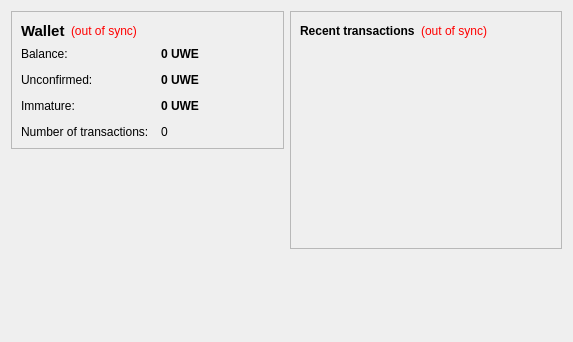
<?xml version="1.0" encoding="UTF-8"?>
<ui version="4.0">
 <class>OverviewPage</class>
 <widget class="QWidget" name="OverviewPage">
  <property name="geometry">
   <rect>
    <x>0</x>
    <y>0</y>
    <width>573</width>
    <height>342</height>
   </rect>
  </property>
  <property name="windowTitle">
   <string>Form</string>
  </property>
  <layout class="QHBoxLayout" name="horizontalLayout" stretch="1,1">
   <item>
    <layout class="QVBoxLayout" name="verticalLayout_2">
     <item>
      <widget class="QFrame" name="frame">
       <property name="frameShape">
        <enum>QFrame::StyledPanel</enum>
       </property>
       <property name="frameShadow">
        <enum>QFrame::Raised</enum>
       </property>
       <layout class="QVBoxLayout" name="verticalLayout_4">
        <item>
         <layout class="QHBoxLayout" name="horizontalLayout_4">
          <item>
           <widget class="QLabel" name="label_5">
            <property name="font">
             <font>
              <pointsize>11</pointsize>
              <weight>75</weight>
              <bold>true</bold>
             </font>
            </property>
            <property name="text">
             <string>Wallet</string>
            </property>
           </widget>
          </item>
          <item>
           <widget class="QLabel" name="labelWalletStatus">
            <property name="toolTip">
             <string>The displayed information may be out of date. Your wallet automatically synchronizes with the UWECoin network after a connection is established, but this process has not completed yet.</string>
            </property>
            <property name="styleSheet">
             <string notr="true">QLabel { color: red; }</string>
            </property>
            <property name="text">
             <string notr="true">(out of sync)</string>
            </property>
            <property name="alignment">
             <set>Qt::AlignLeading|Qt::AlignLeft|Qt::AlignVCenter</set>
            </property>
           </widget>
          </item>
          <item>
           <spacer name="horizontalSpacer_2">
            <property name="orientation">
             <enum>Qt::Horizontal</enum>
            </property>
            <property name="sizeHint" stdset="0">
             <size>
              <width>40</width>
              <height>20</height>
             </size>
            </property>
           </spacer>
          </item>
         </layout>
        </item>
        <item>
         <layout class="QFormLayout" name="formLayout_2">
          <property name="fieldGrowthPolicy">
           <enum>QFormLayout::AllNonFixedFieldsGrow</enum>
          </property>
          <property name="horizontalSpacing">
           <number>12</number>
          </property>
          <property name="verticalSpacing">
           <number>12</number>
          </property>
          <item row="0" column="0">
           <widget class="QLabel" name="label">
            <property name="text">
             <string>Balance:</string>
            </property>
           </widget>
          </item>
          <item row="0" column="1">
           <widget class="QLabel" name="labelBalance">
            <property name="font">
             <font>
              <weight>75</weight>
              <bold>true</bold>
             </font>
            </property>
            <property name="cursor">
             <cursorShape>IBeamCursor</cursorShape>
            </property>
            <property name="toolTip">
             <string>Your current balance</string>
            </property>
            <property name="text">
             <string notr="true">0 UWE</string>
            </property>
            <property name="textInteractionFlags">
             <set>Qt::LinksAccessibleByMouse|Qt::TextSelectableByKeyboard|Qt::TextSelectableByMouse</set>
            </property>
           </widget>
          </item>
          <item row="1" column="0">
           <widget class="QLabel" name="label_3">
            <property name="text">
             <string>Unconfirmed:</string>
            </property>
           </widget>
          </item>
          <item row="1" column="1">
           <widget class="QLabel" name="labelUnconfirmed">
            <property name="font">
             <font>
              <weight>75</weight>
              <bold>true</bold>
             </font>
            </property>
            <property name="cursor">
             <cursorShape>IBeamCursor</cursorShape>
            </property>
            <property name="toolTip">
             <string>Total of transactions that have yet to be confirmed, and do not yet count toward the current balance</string>
            </property>
            <property name="text">
             <string notr="true">0 UWE</string>
            </property>
            <property name="textInteractionFlags">
             <set>Qt::LinksAccessibleByMouse|Qt::TextSelectableByKeyboard|Qt::TextSelectableByMouse</set>
            </property>
           </widget>
          </item>
          <item row="3" column="0">
           <widget class="QLabel" name="label_2">
            <property name="text">
             <string>Number of transactions:</string>
            </property>
           </widget>
          </item>
          <item row="3" column="1">
           <widget class="QLabel" name="labelNumTransactions">
            <property name="toolTip">
             <string>Total number of transactions in wallet</string>
            </property>
            <property name="text">
             <string notr="true">0</string>
            </property>
           </widget>
          </item>
          <item row="2" column="0">
           <widget class="QLabel" name="labelImmatureText">
            <property name="text">
             <string>Immature:</string>
            </property>
           </widget>
          </item>
          <item row="2" column="1">
           <widget class="QLabel" name="labelImmature">
            <property name="font">
             <font>
              <weight>75</weight>
              <bold>true</bold>
             </font>
            </property>
            <property name="toolTip">
             <string>Mined balance that has not yet matured</string>
            </property>
            <property name="text">
             <string notr="true">0 UWE</string>
            </property>
            <property name="textInteractionFlags">
             <set>Qt::LinksAccessibleByMouse|Qt::TextSelectableByKeyboard|Qt::TextSelectableByMouse</set>
            </property>
           </widget>
          </item>
         </layout>
        </item>
       </layout>
      </widget>
     </item>
     <item>
      <spacer name="verticalSpacer">
       <property name="orientation">
        <enum>Qt::Vertical</enum>
       </property>
       <property name="sizeHint" stdset="0">
        <size>
         <width>20</width>
         <height>40</height>
        </size>
       </property>
      </spacer>
     </item>
    </layout>
   </item>
   <item>
    <layout class="QVBoxLayout" name="verticalLayout_3">
     <item>
      <widget class="QFrame" name="frame_2">
       <property name="frameShape">
        <enum>QFrame::StyledPanel</enum>
       </property>
       <property name="frameShadow">
        <enum>QFrame::Raised</enum>
       </property>
       <layout class="QVBoxLayout" name="verticalLayout">
        <item>
         <layout class="QHBoxLayout" name="horizontalLayout_2">
          <item>
           <widget class="QLabel" name="label_4">
            <property name="text">
             <string>&lt;b&gt;Recent transactions&lt;/b&gt;</string>
            </property>
           </widget>
          </item>
          <item>
           <widget class="QLabel" name="labelTransactionsStatus">
            <property name="toolTip">
             <string>The displayed information may be out of date. Your wallet automatically synchronizes with the UWECoin network after a connection is established, but this process has not completed yet.</string>
            </property>
            <property name="styleSheet">
             <string notr="true">QLabel { color: red; }</string>
            </property>
            <property name="text">
             <string notr="true">(out of sync)</string>
            </property>
            <property name="alignment">
             <set>Qt::AlignRight|Qt::AlignTrailing|Qt::AlignVCenter</set>
            </property>
           </widget>
          </item>
          <item>
           <spacer name="horizontalSpacer">
            <property name="orientation">
             <enum>Qt::Horizontal</enum>
            </property>
            <property name="sizeHint" stdset="0">
             <size>
              <width>40</width>
              <height>20</height>
             </size>
            </property>
           </spacer>
          </item>
         </layout>
        </item>
        <item>
         <widget class="QListView" name="listTransactions">
          <property name="styleSheet">
           <string notr="true">QListView { background: transparent; }</string>
          </property>
          <property name="frameShape">
           <enum>QFrame::NoFrame</enum>
          </property>
          <property name="verticalScrollBarPolicy">
           <enum>Qt::ScrollBarAlwaysOff</enum>
          </property>
          <property name="horizontalScrollBarPolicy">
           <enum>Qt::ScrollBarAlwaysOff</enum>
          </property>
          <property name="selectionMode">
           <enum>QAbstractItemView::NoSelection</enum>
          </property>
         </widget>
        </item>
       </layout>
      </widget>
     </item>
     <item>
      <spacer name="verticalSpacer_2">
       <property name="orientation">
        <enum>Qt::Vertical</enum>
       </property>
       <property name="sizeHint" stdset="0">
        <size>
         <width>20</width>
         <height>40</height>
        </size>
       </property>
      </spacer>
     </item>
    </layout>
   </item>
  </layout>
 </widget>
 <resources/>
 <connections/>
</ui>
